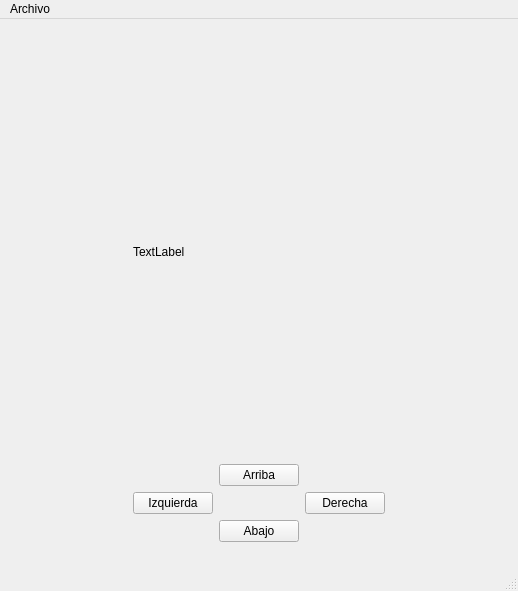
<?xml version="1.0" encoding="UTF-8"?>
<ui version="4.0">
 <class>Juego</class>
 <widget class="QMainWindow" name="Juego">
  <property name="geometry">
   <rect>
    <x>0</x>
    <y>0</y>
    <width>518</width>
    <height>591</height>
   </rect>
  </property>
  <property name="windowTitle">
   <string>Juego</string>
  </property>
  <property name="windowIcon">
   <iconset resource="Recursos.qrc">
    <normaloff>:/Recursos/4059276.png</normaloff>:/Recursos/4059276.png</iconset>
  </property>
  <widget class="QWidget" name="centralwidget">
   <layout class="QVBoxLayout" name="verticalLayout">
    <item>
     <widget class="QWidget" name="widget" native="true">
      <property name="maximumSize">
       <size>
        <width>16777215</width>
        <height>16777215</height>
       </size>
      </property>
      <layout class="QHBoxLayout" name="horizontalLayout">
       <item>
        <spacer name="horizontalSpacer">
         <property name="orientation">
          <enum>Qt::Horizontal</enum>
         </property>
         <property name="sizeHint" stdset="0">
          <size>
           <width>97</width>
           <height>20</height>
          </size>
         </property>
        </spacer>
       </item>
       <item>
        <widget class="QWidget" name="widget_2" native="true">
         <layout class="QGridLayout" name="gridLayout">
          <item row="1" column="1">
           <widget class="QPushButton" name="btnArriba">
            <property name="text">
             <string>Arriba</string>
            </property>
           </widget>
          </item>
          <item row="2" column="0">
           <widget class="QPushButton" name="btnIzqueirda">
            <property name="text">
             <string>Izquierda</string>
            </property>
           </widget>
          </item>
          <item row="3" column="1">
           <widget class="QPushButton" name="btnAbajo">
            <property name="text">
             <string>Abajo</string>
            </property>
           </widget>
          </item>
          <item row="2" column="2">
           <widget class="QPushButton" name="btnDerecha">
            <property name="text">
             <string>Derecha</string>
            </property>
           </widget>
          </item>
          <item row="0" column="0" colspan="3">
           <widget class="QLabel" name="marco">
            <property name="text">
             <string>TextLabel</string>
            </property>
           </widget>
          </item>
         </layout>
        </widget>
       </item>
       <item>
        <spacer name="horizontalSpacer_2">
         <property name="orientation">
          <enum>Qt::Horizontal</enum>
         </property>
         <property name="sizeHint" stdset="0">
          <size>
           <width>97</width>
           <height>20</height>
          </size>
         </property>
        </spacer>
       </item>
      </layout>
     </widget>
    </item>
   </layout>
  </widget>
  <widget class="QMenuBar" name="menubar">
   <property name="geometry">
    <rect>
     <x>0</x>
     <y>0</y>
     <width>518</width>
     <height>22</height>
    </rect>
   </property>
   <widget class="QMenu" name="menuArchivo">
    <property name="title">
     <string>Archivo</string>
    </property>
    <addaction name="actionConfigraci0n"/>
    <addaction name="separator"/>
    <addaction name="actionSalir"/>
   </widget>
   <addaction name="menuArchivo"/>
  </widget>
  <widget class="QStatusBar" name="statusbar"/>
  <action name="actionConfigraci0n">
   <property name="text">
    <string>Configración</string>
   </property>
  </action>
  <action name="actionSalir">
   <property name="text">
    <string>Salir</string>
   </property>
  </action>
 </widget>
 <resources>
  <include location="Recursos.qrc"/>
 </resources>
 <connections/>
</ui>
